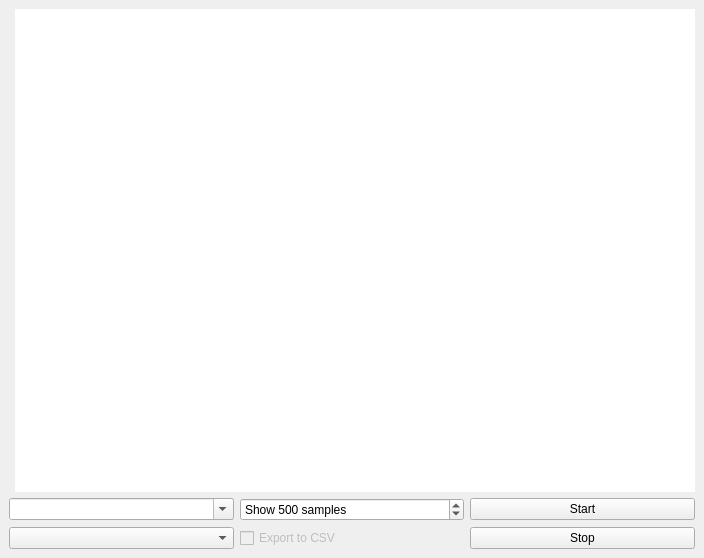
<?xml version="1.0" encoding="UTF-8"?>
<ui version="4.0">
 <class>MainWindow</class>
 <widget class="QMainWindow" name="MainWindow">
  <property name="geometry">
   <rect>
    <x>0</x>
    <y>0</y>
    <width>704</width>
    <height>558</height>
   </rect>
  </property>
  <property name="minimumSize">
   <size>
    <width>0</width>
    <height>0</height>
   </size>
  </property>
  <property name="windowTitle">
   <string>RTGraph</string>
  </property>
  <property name="styleSheet">
   <string notr="true"/>
  </property>
  <property name="tabShape">
   <enum>QTabWidget::Rounded</enum>
  </property>
  <widget class="QWidget" name="centralwidget">
   <layout class="QGridLayout" name="gridLayout">
    <item row="9" column="1">
     <layout class="QGridLayout" name="Layout_controls2"/>
    </item>
    <item row="7" column="0" colspan="2">
     <layout class="QGridLayout" name="Layout_controls">
      <item row="0" column="0">
       <widget class="QComboBox" name="cBox_Port">
        <property name="editable">
         <bool>true</bool>
        </property>
       </widget>
      </item>
      <item row="2" column="0">
       <widget class="QComboBox" name="cBox_Speed"/>
      </item>
      <item row="2" column="2">
       <widget class="QPushButton" name="pButton_Stop">
        <property name="text">
         <string>Stop</string>
        </property>
       </widget>
      </item>
      <item row="0" column="2">
       <widget class="QPushButton" name="pButton_Start">
        <property name="minimumSize">
         <size>
          <width>0</width>
          <height>0</height>
         </size>
        </property>
        <property name="text">
         <string>Start</string>
        </property>
       </widget>
      </item>
      <item row="0" column="1">
       <widget class="QSpinBox" name="sBox_Samples">
        <property name="suffix">
         <string> samples</string>
        </property>
        <property name="prefix">
         <string>Show </string>
        </property>
        <property name="minimum">
         <number>1</number>
        </property>
        <property name="maximum">
         <number>100000</number>
        </property>
        <property name="value">
         <number>500</number>
        </property>
       </widget>
      </item>
      <item row="2" column="1">
       <widget class="QCheckBox" name="chBox_export">
        <property name="enabled">
         <bool>false</bool>
        </property>
        <property name="text">
         <string>Export to CSV</string>
        </property>
       </widget>
      </item>
     </layout>
    </item>
    <item row="2" column="1">
     <layout class="QGridLayout" name="Layout_graphs">
      <item row="0" column="0">
       <widget class="GraphicsLayoutWidget" name="plt">
        <property name="autoFillBackground">
         <bool>false</bool>
        </property>
        <property name="styleSheet">
         <string notr="true">border: 0px;</string>
        </property>
        <property name="frameShape">
         <enum>QFrame::StyledPanel</enum>
        </property>
        <property name="frameShadow">
         <enum>QFrame::Plain</enum>
        </property>
        <property name="lineWidth">
         <number>0</number>
        </property>
       </widget>
      </item>
     </layout>
    </item>
   </layout>
  </widget>
 </widget>
 <customwidgets>
  <customwidget>
   <class>GraphicsLayoutWidget</class>
   <extends>QGraphicsView</extends>
   <header>pyqtgraph</header>
  </customwidget>
 </customwidgets>
 <resources/>
 <connections/>
</ui>
